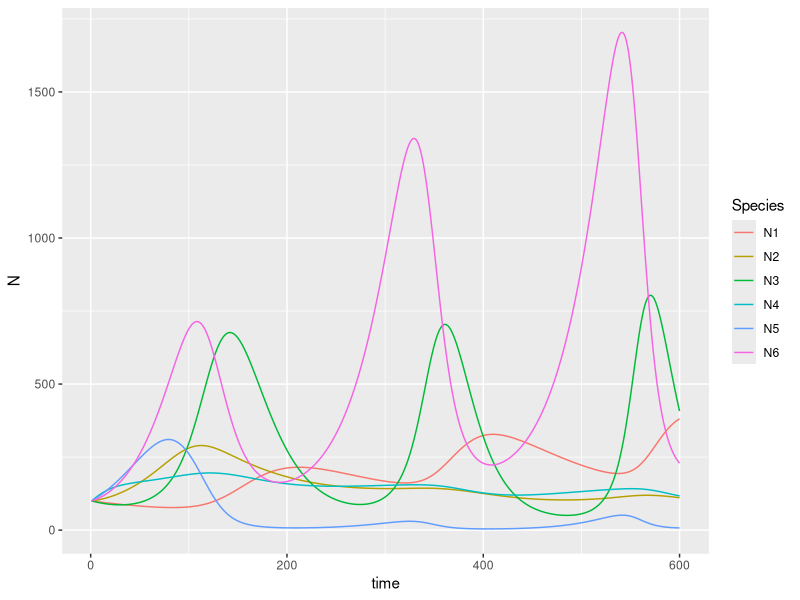

R code for this plot: (Note: this script raises an error after producing the figure.)
#
# Test LV dynamics
#

require(deSolve)
require(ggplot2)
require(tidyr)
require(tibble)
# 
#


parms <- tibble::tribble(
  ~a1,   ~a2,  ~a3,    ~a4,   ~a5,  ~a6,    ~r,
    0,  4e-6, 3e-5,   2e-5,     0,    0,  -0.01,
-1e-5, -1e-4,    0,   1e-4,  6e-5,    0, -0.001,
-1e-4,     0,    0,      0,  6e-5, 5e-5,  -0.01,
-1e-4,  1e-4,    0,  -5e-4, -1e-5,    0,   0.08,
    0, -1e-4,-1e-4,      0, -1e-6,    0,   0.04,
    0,     0,-1e-4,   2e-4,     0,    0,   0.00
)

# Solve for equilibrium populations
#
eq <- lm(r ~ . + 0, parms)
-coef(eq)



# Generalized Lotka-Volterra 6 species  equation 
#
GLV_det<-function(Time,State,Pars){
  with(as.list(c(State, Pars)), {
    A <- matrix(Pars,6,7)
    dP1 <- N1*(A[1,7]+A[1,1]*N1+A[1,2]*N2+A[1,3]*N3+A[1,4]*N4+A[1,5]*N5+A[1,6]*N6) 
    dP2 <- N2*(A[2,7]+A[2,1]*N1+A[2,2]*N2+A[2,3]*N3+A[2,4]*N4+A[2,5]*N5+A[2,6]*N6)
    dP3 <- N3*(A[3,7]+A[3,1]*N1+A[3,2]*N2+A[3,3]*N3+A[3,4]*N4+A[3,5]*N5+A[3,6]*N6)
    dP4 <- N4*(A[4,7]+A[4,1]*N1+A[4,2]*N2+A[4,3]*N3+A[4,4]*N4+A[4,5]*N5+A[4,6]*N6)
    dP5 <- N5*(A[5,7]+A[5,1]*N1+A[5,2]*N2+A[5,3]*N3+A[5,4]*N4+A[5,5]*N5+A[5,6]*N6)
    dP6 <- N6*(A[6,7]+A[6,1]*N1+A[6,2]*N2+A[6,3]*N3+A[6,4]*N4+A[6,5]*N5+A[6,6]*N6)
    
    return(list(c(dP1,dP2,dP3,dP4,dP5,dP6)))
  })
}

# Simulate the model by integration
#
pars  <- c(A <- as.matrix(parms[,1:6]),
           r<- as.numeric(parms$r)
)   

yini  <- c(N1 = 100,N2=100,N3=100,N4=100,N5=100,N6=100)
out   <- as.data.frame(ode(yini, 1:600, GLV_det, pars))
df <- gather(out,key="Species",value="N", -time)
ggplot(df, aes(time,N,colour=Species)) + geom_line(size=.5)

A <- as.matrix(parms[,1:6])
r<- as.numeric(parms$r)
m <- c(0,0,0,0,0,0)
#NumericMatrix metaW,NumericVector m, NumericVector r, NumericVector ini, int time, double tau=0.01)
A1 <- metaWebNetAssemblyGLV(A,m,r,yini,600,0.1)
df1 <- as.data.frame(t(A1$STime))
df1$time <- 1:600
A1 <- metaWebNetAssemblyGLV(A,m,r,yini,600,0.1)
df2 <- as.data.frame(t(A1$STime))
df2$time <- 1:600

df1 <- rbind(df1,df2 )


names(df1)[1:6] <- unique(df$Species) 
require(tidyr)
df1 <- gather(df1,key="Species",value="N", N1:N6)
require(ggplot2)
ggplot(df, aes(time,N,colour=Species)) + geom_line() + geom_point(data=df1,aes(time,N,colour=Species),size=0.1) + theme_bw() + scale_color_viridis_d()



#
# LV with migration
#

parms <- tibble::tribble(
  ~a1,   ~a2,  ~a3,    ~a4,   ~a5,  ~a6,    ~r,   ~m,
    0,  4e-6, 3e-5,   2e-5,     0,    0,  -0.01, 0.1,
-1e-5, -1e-4,    0,   1e-4,  6e-5,    0, -0.001, 0.1,
-1e-4,     0,    0,      0,  6e-5, 5e-5,  -0.01, 0.1,
-1e-4,  1e-4,    0,  -5e-4, -1e-5,    0,   0.08, 0.1,
    0, -1e-4,-1e-4,      0, -1e-6,    0,   0.04, 0.1,
    0,     0,-1e-4,   2e-4,     0,    0,   0.00, 0.1
)

# Generalized Lotka-Volterra with migration 6 species  equation 
#
GLVM_det<-function(Time,State,Pars){
  with(as.list(c(State, Pars)), {
    A <- matrix(Pars,6,8)
    dP1 <- N1*(A[1,7]+A[1,1]*N1+A[1,2]*N2+A[1,3]*N3+A[1,4]*N4+A[1,5]*N5+A[1,6]*N6)+A[1,8] 
    dP2 <- N2*(A[2,7]+A[2,1]*N1+A[2,2]*N2+A[2,3]*N3+A[2,4]*N4+A[2,5]*N5+A[2,6]*N6)+A[2,8]
    dP3 <- N3*(A[3,7]+A[3,1]*N1+A[3,2]*N2+A[3,3]*N3+A[3,4]*N4+A[3,5]*N5+A[3,6]*N6)+A[3,8]
    dP4 <- N4*(A[4,7]+A[4,1]*N1+A[4,2]*N2+A[4,3]*N3+A[4,4]*N4+A[4,5]*N5+A[4,6]*N6)+A[4,8]
    dP5 <- N5*(A[5,7]+A[5,1]*N1+A[5,2]*N2+A[5,3]*N3+A[5,4]*N4+A[5,5]*N5+A[5,6]*N6)+A[5,8]
    dP6 <- N6*(A[6,7]+A[6,1]*N1+A[6,2]*N2+A[6,3]*N3+A[6,4]*N4+A[6,5]*N5+A[6,6]*N6)+A[6,8]
    
    return(list(c(dP1,dP2,dP3,dP4,dP5,dP6)))
  })
}

pars <- as.matrix(parms)
yini  <- c(N1 = 0,N2=0,N3=0,N4=0,N5=0,N6=0)
out   <- as.data.frame(ode(yini, 1:600, GLVM_det, pars))
df <- gather(out,key="Species",value="N", -time)
ggplot(df, aes(time,N,colour=Species)) + geom_line(size=.5)


A <- as.matrix(parms[,1:6])
r<- as.numeric(parms$r)
m <-as.numeric(parms$m)
#NumericMatrix metaW,NumericVector m, NumericVector r, NumericVector ini, int time, double tau=0.01)
A1 <- metaWebNetAssemblyGLV(A,m,r,yini,600,0.1)
df1 <- as.data.frame(t(A1$STime))
df1$time <- 1:600
A1 <- metaWebNetAssemblyGLV(A,m,r,yini,600,0.1)
df2 <- as.data.frame(t(A1$STime))
df2$time <- 1:600

df1 <- rbind(df1,df2 )


names(df1)[1:6] <- unique(df$Species) 
require(tidyr)
df1 <- gather(df1,key="Species",value="N", N1:N6)
require(ggplot2)
ggplot(df, aes(time,N,colour=Species)) + geom_line() + geom_point(data=df1,aes(time,N,colour=Species),size=0.1) + theme_bw() + scale_color_viridis_d()

#
#
#
